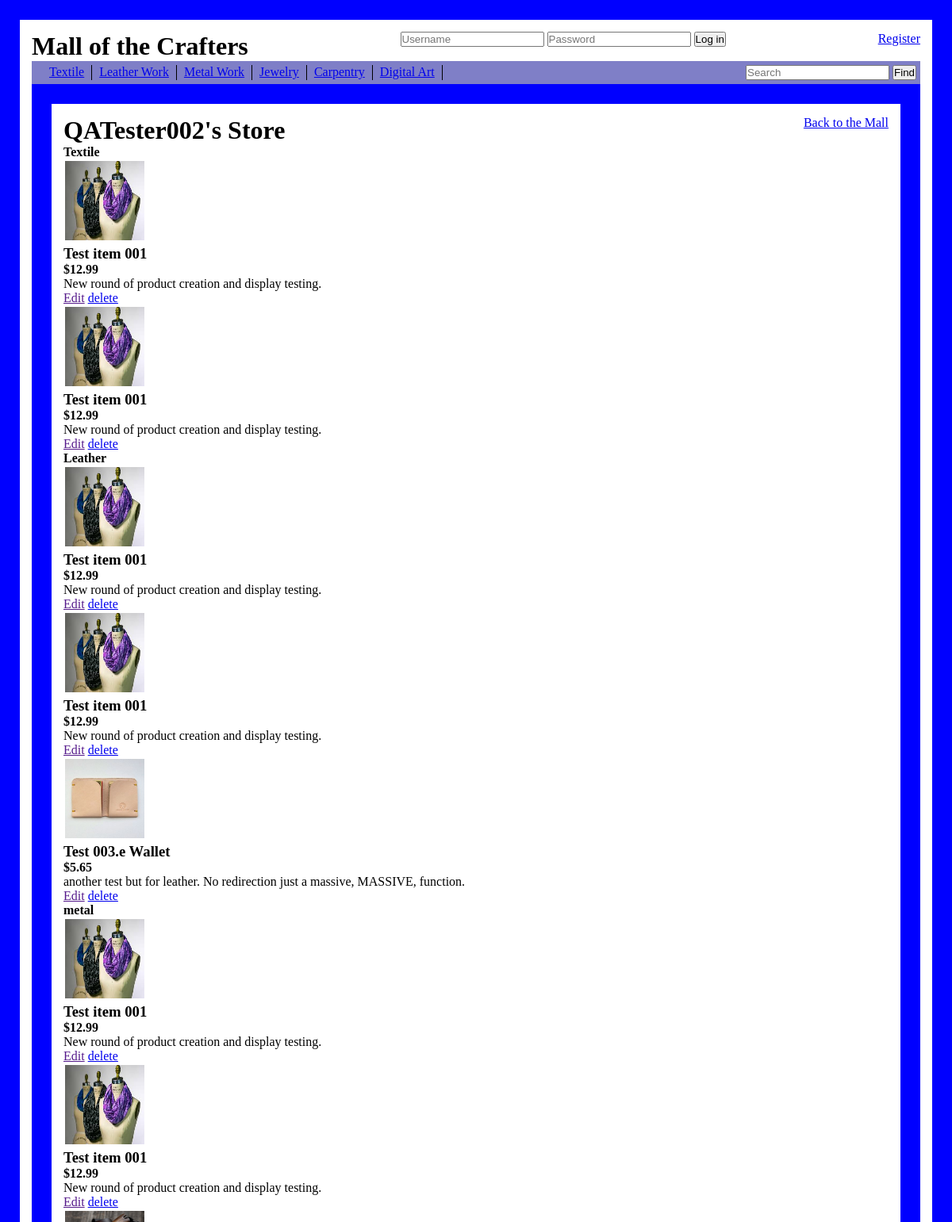
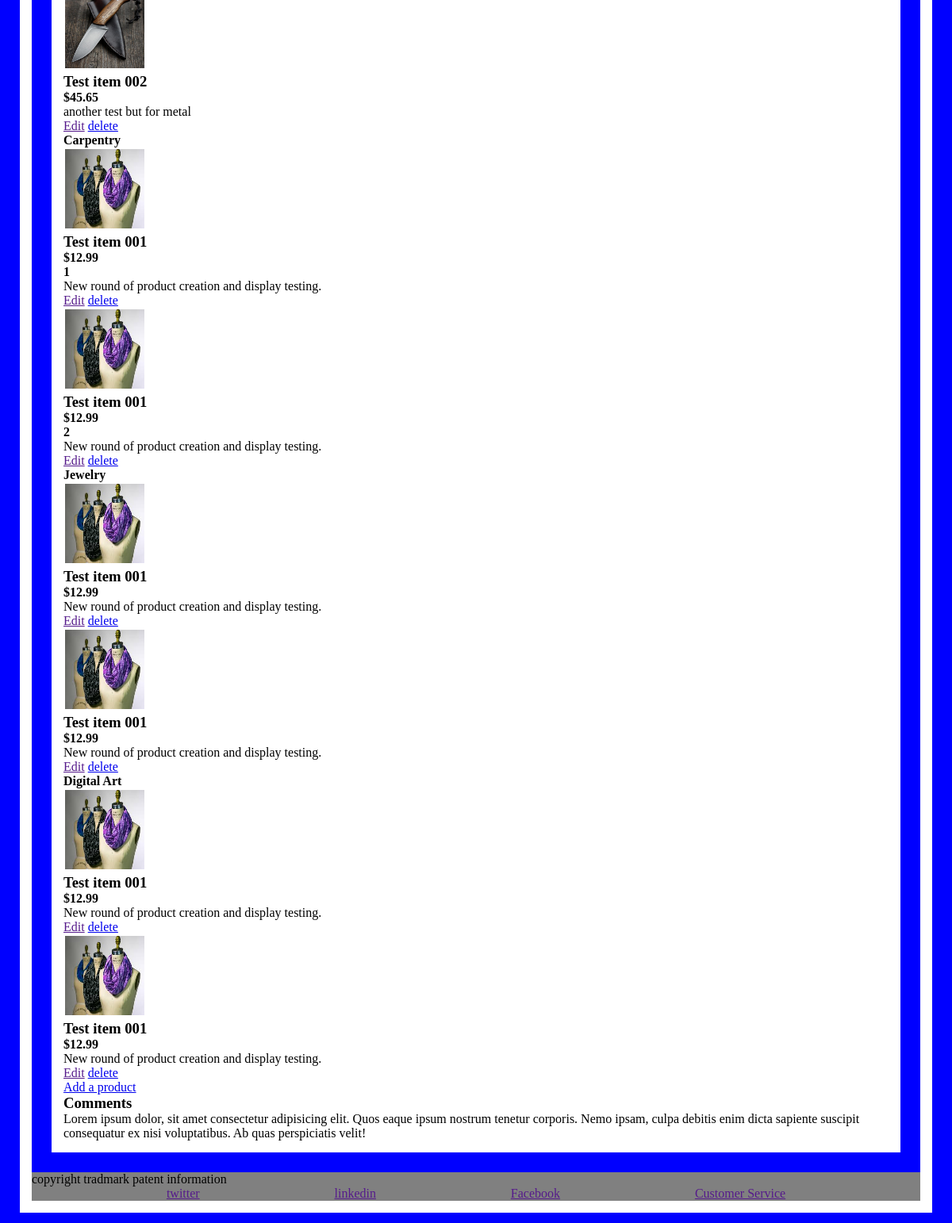
Page /CrafterMall/2/Store_Front (signed in) on the earlier database version (2 pictures, top to bottom).
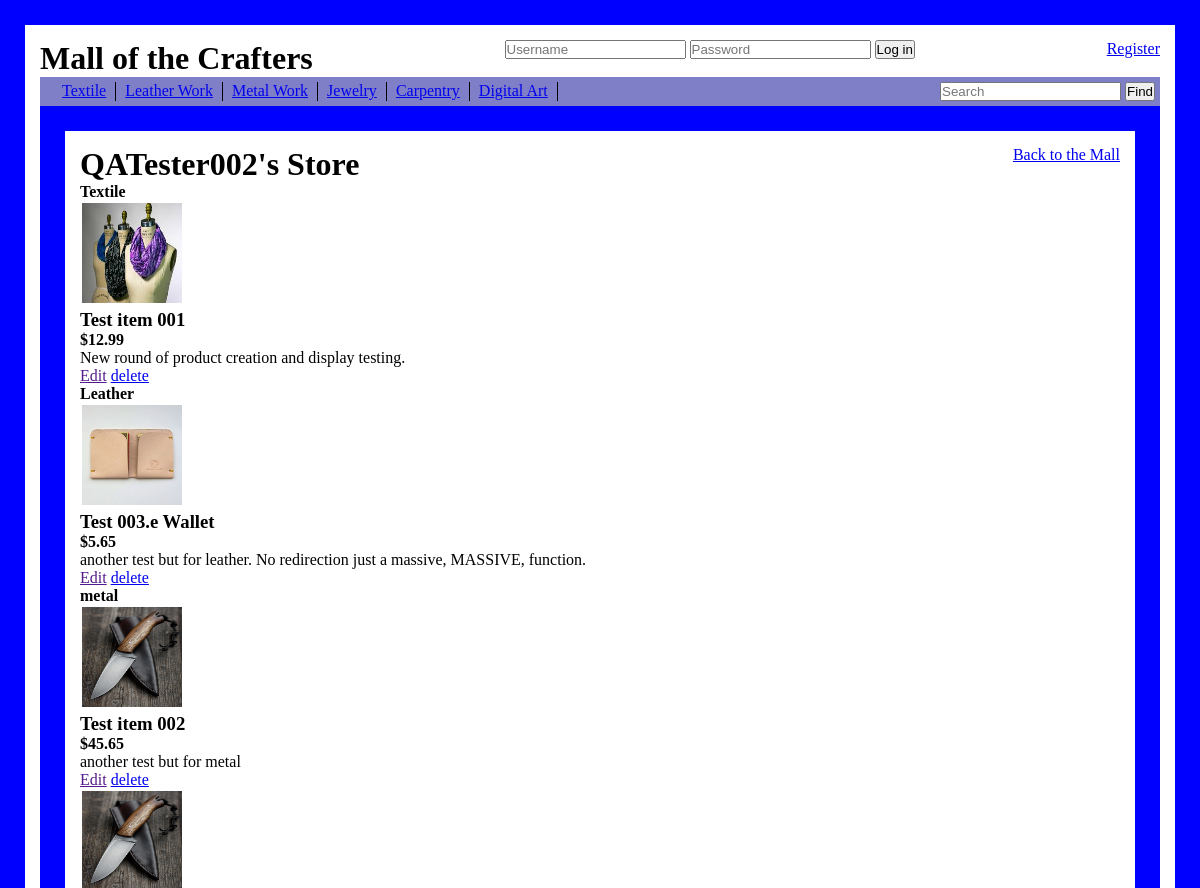
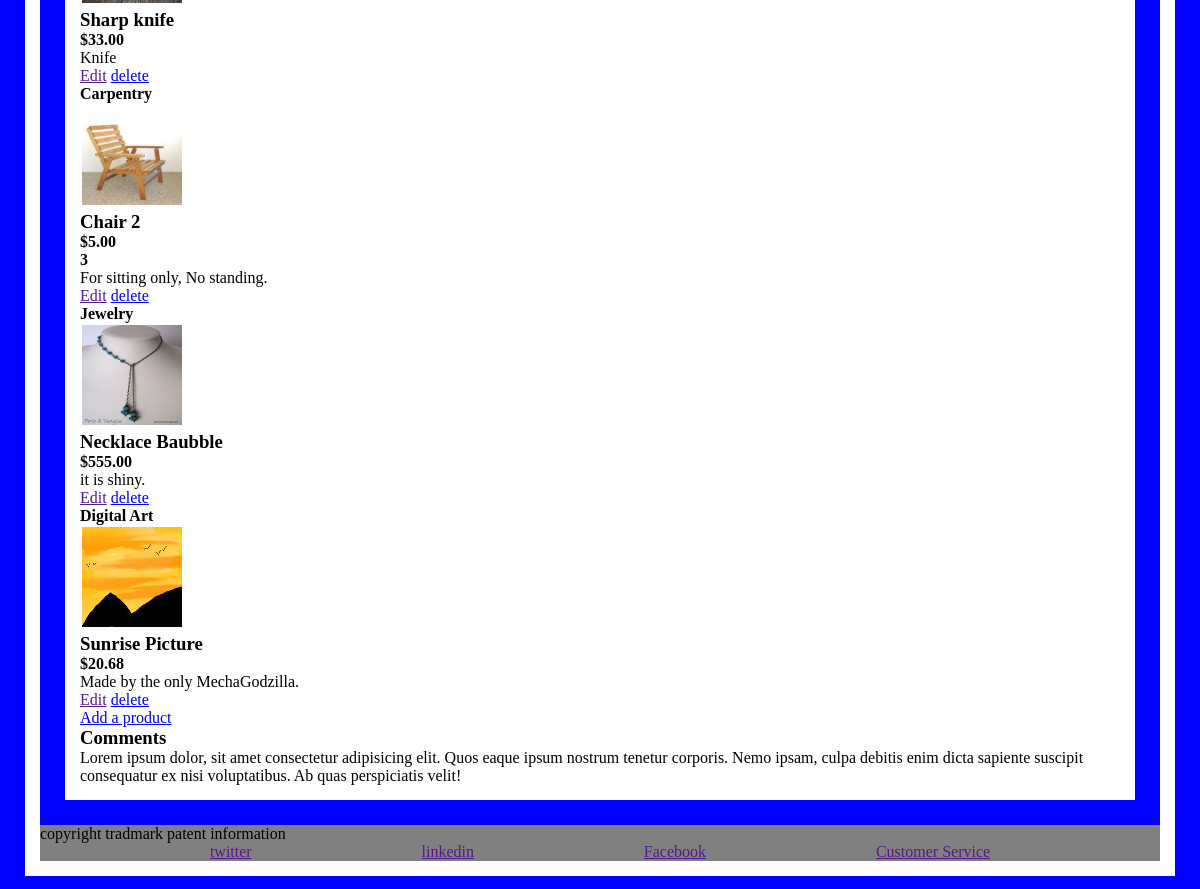
Same page on the later database version (2 pictures, top to bottom).
### CrafterMall/models.py (models this page shows)
class Textile_Craft(models.Model):
    craft_name = models.CharField(max_length=45, default = ' ')
    description = models.TextField()
    craft_image = models.ImageField(null=True, blank=True, upload_to='img/')
    price = models.DecimalField(max_digits=6, decimal_places=2)
    seller = models.ForeignKey(Users, related_name="tailor", on_delete = models.CASCADE)
    in_stock_num = models.IntegerField(default=0)
    on_order = models.BooleanField(default=False)
    material = models.CharField(max_length=45,default='Textile_Craft')
    created_at = models.DateTimeField(auto_now_add=True)
    updated_at = models.DateTimeField(auto_now=True)

class Leather_Craft(models.Model):
    craft_name = models.CharField(max_length=45, default = ' ')
    description = models.TextField()
    craft_image = models.ImageField(null=True, blank=True, upload_to='img/')
    price = models.DecimalField(max_digits=6, decimal_places=2)
    seller = models.ForeignKey(Users, related_name="leatherworker", on_delete = models.CASCADE)
    in_stock_num = models.IntegerField(default=0)
    on_order = models.BooleanField(default=False)
    material = models.CharField(max_length=45,default='Leather_Craft')
    created_at = models.DateTimeField(auto_now_add=True)
    updated_at = models.DateTimeField(auto_now=True)

class Metal_Craft(models.Model):
    craft_name = models.CharField(max_length=45, default = ' ')
    description = models.TextField()
    craft_image = models.ImageField(null=True, blank=True, upload_to='img/')
    price = models.DecimalField(max_digits=6, decimal_places=2)
    seller = models.ForeignKey(Users, related_name="smith", on_delete = models.CASCADE)
    in_stock_num = models.IntegerField(default=0)
    on_order = models.BooleanField(default=False)
    material = models.CharField(max_length=45,default='Metal_Craft')
    created_at = models.DateTimeField(auto_now_add=True)
    updated_at = models.DateTimeField(auto_now=True)

class Wood_Craft(models.Model):
    craft_name = models.CharField(max_length=45, default = ' ')
    description = models.TextField()
    craft_image = models.ImageField(null=True, blank=True, upload_to='img/')
    price = models.DecimalField(max_digits=6, decimal_places=2)
    seller = models.ForeignKey(Users, related_name="carpenter", on_delete = models.CASCADE)
    in_stock_num = models.IntegerField(default=0)
    on_order = models.BooleanField(default=False)
    material = models.CharField(max_length=45,default='Wood_Craft')
    created_at = models.DateTimeField(auto_now_add=True)
    updated_at = models.DateTimeField(auto_now=True)

class Jewelry_Craft(models.Model):
    craft_name = models.CharField(max_length=45, default = ' ')
    description = models.TextField()
    craft_image = models.ImageField(null=True, blank=True, upload_to='img/')
    price = models.DecimalField(max_digits=8, decimal_places=2)
    seller = models.ForeignKey(Users, related_name="jeweler", on_delete = models.CASCADE)
    in_stock_num = models.IntegerField(default=0)
    on_order = models.BooleanField(default=False)
    material = models.CharField(max_length=45,default='Jewelry_Craft')
    created_at = models.DateTimeField(auto_now_add=True)
    updated_at = models.DateTimeField(auto_now=True)

class Digital_Craft(models.Model):
    craft_name = models.CharField(max_length=45, default = ' ')
    description = models.TextField()
    craft_image = models.ImageField(null=True, blank=True, upload_to='img/')
    price = models.DecimalField(max_digits=6, decimal_places=2)
    seller = models.ForeignKey(Users, related_name="artist", on_delete = models.CASCADE)
    in_stock_num = models.IntegerField(default=0)
    on_order = models.BooleanField(default=False)
    material = models.CharField(max_length=45,default='Digital_Craft')
    created_at = models.DateTimeField(auto_now_add=True)
    updated_at = models.DateTimeField(auto_now=True)

### CrafterMall/views.py (the view)
# urls.py: path('CrafterMall/<int:val>/Store_Front', views.store_front, name='store_front'),
def store_front(request, val):
    clerk = Users.objects.get(id=val)
    context = {
        'shop_stall': Users.objects.get(id=val),
        'logged_user': request.session['userid'],
        'cloth_db': Textile_Craft.objects.filter(seller=Users.objects.get(id=val)),
        'leather_db': Leather_Craft.objects.filter(seller=Users.objects.get(id=val)),
        'metal_db': Metal_Craft.objects.filter(seller=Users.objects.get(id=val)),
        'wood_db': Wood_Craft.objects.filter(seller=Users.objects.get(id=val)),
        'jewel_db': Jewelry_Craft.objects.filter(seller=Users.objects.get(id=val)),
        'digi_db': Digital_Craft.objects.filter(seller=Users.objects.get(id=val)),
    }
    if(clerk.has_store == False):
        return render(request, 'open_store.html', context)
    else:
        return render(request, 'store_front.html', context)

### CrafterMall/templates/store_front.html (shortened to what the changed rows need)
{%extends 'base.html'%}
{% load static %}
{%block content%}
    <div class="wrapper">
        <header>
            <h1>{{shop_stall.store_name}}</h1>
        </header>
        <div class="product_type">
            {% for item in cloth_db %}
                <div class="product">
                    <div class="craftImg">
                        <img src="{{MEDIA_URL}}{{item.craft_image}}" alt="Broken image">
                    </div>
                    <div class="title_price">
                        <h3>{{item.craft_name}}</h3>
                        <h4>${{item.price}}</h4>
                    </div>
                    <div class="desc_block">
                        <p>{{item.description}}</p>
                    </div>
                    {%if logged_user == shop_stall.id %}
                        <a href="">Edit</a>
                        <a href="/delete_cloth/{{item.id}}">delete</a>
                    {% endif %}
                </div>
            {% endfor %}
        </div>
        <div class="product_type">
            {% for item in leather_db %}
                <div class="product">
                    <div class="craftImg">
                        <img src="{{MEDIA_URL}}{{item.craft_image}}" alt="Broken image">
                    </div>
                    <div class="title_price">
                        <h3>{{item.craft_name}}</h3>
                        <h4>${{item.price}}</h4>
                    </div>
                    <div class="desc_block">
                        <p>{{item.description}}</p>
                    </div>
                    {%if logged_user == shop_stall.id %}
                        <a href="">Edit</a>
                        <a href="/delete_leather/{{item.id}}">delete</a>
                    {% endif %}
                </div>
            {% endfor %}
        </div>
        <div class="product_type">
            {% for item in metal_db %}
                <div class="product">
                    <div class="craftImg">
                        <img src="{{MEDIA_URL}}{{item.craft_image}}" alt="Broken image">
                    </div>
                    <div class="title_price">
                        <h3>{{item.craft_name}}</h3>
                        <h4>${{item.price}}</h4>
                    </div>
                    <div class="desc_block">
                        <p>{{item.description}}</p>
                    </div>
                    {%if logged_user == shop_stall.id %}
                        <a href="">Edit</a>
                        <a href="/delete_metal/{{item.id}}">delete</a>
                    {% endif %}
                </div>
            {% endfor %}
        </div>
        <div class="product_type">
            {% for item in wood_db %}
                <div class="product">
                    <div class="craftImg">
                        <img src="{{MEDIA_URL}}{{item.craft_image}}" alt="Broken image">
                    </div>
                    <div class="title_price">
                        <h3>{{item.craft_name}}</h3>
                        <h4>${{item.price}}</h4>
                    </div>
                    <h4>{{item.id}}</h4>
                    <div class="desc_block">
                        <p>{{item.description}}</p>
                    </div>
                    {%if logged_user == shop_stall.id %}
                        <a href="">Edit</a>
                        <a href="/delete_wood/{{item.id}}">delete</a>
                    {% endif %}
                </div>
            {% endfor %}
        </div>
        <div class="product_type">
            {% for item in jewel_db %}
                <div class="product">
                    <div class="craftImg">
                        <img src="{{MEDIA_URL}}{{item.craft_image}}" alt="Broken image">
                    </div>
                    <div class="title_price">
                        <h3>{{item.craft_name}}</h3>
                        <h4>${{item.price}}</h4>
                    </div>
                    <div class="desc_block">
                        <p>{{item.description}}</p>
                    </div>
                    {%if logged_user == shop_stall.id %}
                        <a href="">Edit</a>
                        <a href="/delete_jewel/{{item.id}}">delete</a>
                    {% endif %}
                </div>
            {% endfor %}
        </div>
        <div class="product_type">
            {% for item in digi_db %}
                <div class="product">
                    <div class="craftImg">
                        <img src="{{MEDIA_URL}}{{item.craft_image}}" alt="Broken image">
                    </div>
                    <div class="title_price">
                        <h3>{{item.craft_name}}</h3>
                        <h4>${{item.price}}</h4>
                    </div>
                    <div class="desc_block">
                        <p>{{item.description}}</p>
                    </div>
                    {%if logged_user == shop_stall.id %}
                        <a href="">Edit</a>
                        <a href="/delete_digi/{{item.id}}">delete</a>
                    {% endif %}
                </div>
            {% endfor %}
        </div>
    </div>
{%endblock%}

Differences in the rows shown:
removed Textile_Craft: craft_image (picture), craft_name "Test item 001", price "12.99", description "New round of product creation and display testing."
removed Leather_Craft: craft_image (picture), craft_name "Test item 001", price "12.99", description "New round of product creation and display testing."
removed Leather_Craft: craft_image (picture), craft_name "Test item 001", price "12.99", description "New round of product creation and display testing."
removed Metal_Craft: craft_image (picture), craft_name "Test item 001", price "12.99", description "New round of product creation and display testing."
removed Metal_Craft: craft_image (picture), craft_name "Test item 001", price "12.99", description "New round of product creation and display testing."
removed Wood_Craft: craft_image (picture), craft_name "Test item 001", price "12.99", id "1", description "New round of product creation and display testing."
removed Wood_Craft: craft_image (picture), craft_name "Test item 001", price "12.99", id "2", description "New round of product creation and display testing."
removed Jewelry_Craft: craft_image (picture), craft_name "Test item 001", price "12.99", description "New round of product creation and display testing."
removed Jewelry_Craft: craft_image (picture), craft_name "Test item 001", price "12.99", description "New round of product creation and display testing."
removed Digital_Craft: craft_image (picture), craft_name "Test item 001", price "12.99", description "New round of product creation and display testing."
removed Digital_Craft: craft_image (picture), craft_name "Test item 001", price "12.99", description "New round of product creation and display testing."
added Metal_Craft: craft_image (picture), craft_name "Sharp knife", price "33.00", description "Knife"
added Wood_Craft: craft_image (picture), craft_name "Chair 2", price "5.00", id "3", description "For sitting only, No standing."
added Jewelry_Craft: craft_image (picture), craft_name "Necklace Baubble", price "555.00", description "it is shiny."
added Digital_Craft: craft_image (picture), craft_name "Sunrise Picture", price "20.68", description "Made by the only MechaGodzilla."
